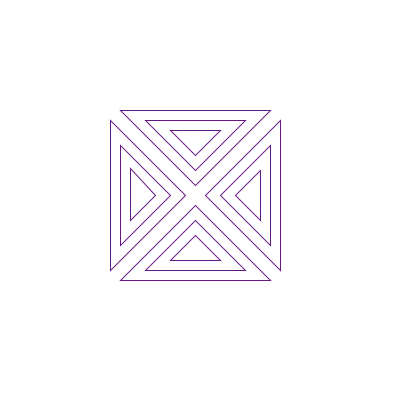
Frame 1 (no input)
Frame 60 (the mouse pressed at the canvas centre just before this capture): identical to frame 1, image omitted
Frame 120 (the mouse held since frame 60 and released just before this capture): identical to frame 1, image omitted

The Processing sketch that drew this single still picture (run headless with seeded random() and noise(); from frame 60 on, the mouse is pressed at the canvas centre):

// Processing sketch: processing_85390
// ── processing_85390.pde

void setup()
{
size(400,400);
smooth();
}

void draw()
{
 background(255);
 stroke(100,23,131);
 noFill();
//rect(120,120,150,150);
println(mouseX);
println(mouseY);
/*
stroke(100,23,131);
line(120,120,270,270);
line(120,270,270,120);
*/
//triangles extérieur
stroke(100,23,131);
noFill();
triangle(120,110,195,185,270,110);
triangle(110,120,185,195,110,270);
triangle(120,280,195,205,270,280);
triangle(280,120,205,195,280,270);

//triangles milieu

triangle(195,170,145,120,245,120);
triangle(195,220,145,270,245,270);
triangle(220,195,270,145,270,245);
triangle(170,195,120,145,120,245);

//triangles centre

triangle(170,130,195,155,220,130);
triangle(130,168,155,195,130,220);
triangle(195,235,170,260,220,260);
triangle(235,195,260,170,260,220);


}
